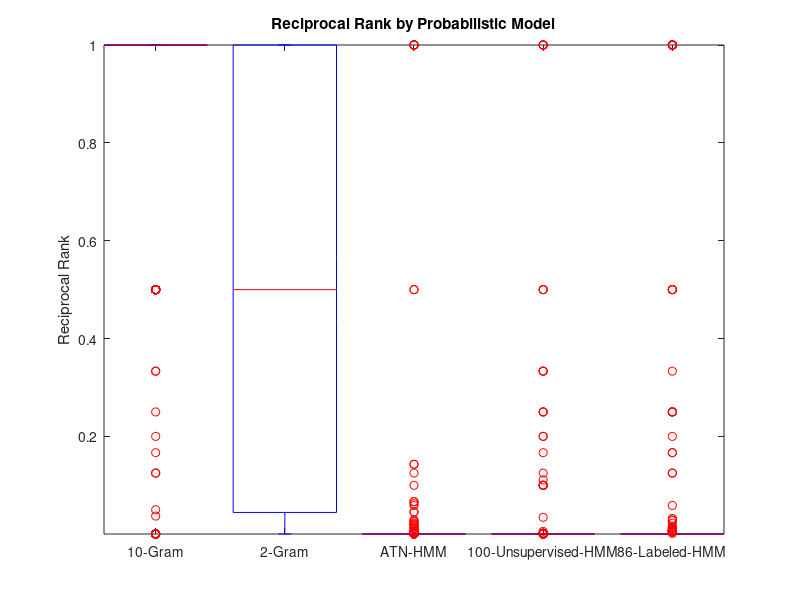

Source code (MATLAB):

% Octave requirements
% pkg install -forge io
% pkg install -forge statistics
pkg load statistics

% n10_gram found 506/522 true fixes (Mean Reciprocal Rank=0.91)
n10 = [1, 1, 1, 1, 1, 1, 1, 1, 2, 1, 2, 1, 1, 1, 1, 1, 1, 1, 1, 1, 1, 1, 1, 1, 1, 1, 1, 1, 1, 1, 1, 2, 1, 1, 1, 1, 1, 1, 1, 1, 1, 1, 1, 1, 1, 1, 2, 1, 1, 1, 1, 1, 1, 1, 1, 1, 1, 1, 1, 1, 1, 1, 1, 1, 1, 1, 2, 1, 1, 1, 1, 1, 1, 1, 1, 1, 1, 1, 1, 1, 2201, 1, 1, 1, 1, 1, 1, 1, 1, 1, 1, 1, 2201, 1, 1, 1, 1, 1, 1, 1, 1, 1, 1, 1, 1, 1, 1, 1, 1, 1, 1, 5, 1, 1, 1, 1, 1, 1, 1, 1, 1, 1, 1, 1, 1, 1, 2201, 1, 1, 8, 1, 1, 1, 1, 1, 1, 2, 1, 1, 1, 1, 1, 8, 1, 1, 1, 1, 1, 1, 2, 1, 1, 1, 1, 1, 1, 2, 2, 1, 1, 1, 1, 1, 2, 1, 1, 1, 1, 1, 1, 1, 1, 1, 1, 1, 20, 1, 2, 1, 1, 2201, 1, 1, 1, 1, 1, 1, 1, 1, 1, 1, 1, 1, 1, 2201, 2201, 2201, 1, 3, 1, 1, 1, 1, 1, 1, 1, 1, 1, 1, 1, 1, 1, 1, 1, 1, 2201, 1, 27, 2, 1, 1, 1, 1, 1, 2, 1, 1, 1, 1, 1, 1, 1, 2201, 1, 1, 1, 1, 2, 2201, 1, 1, 1, 1, 1, 1, 1, 1, 1, 1, 1, 1, 1, 1, 1, 1, 1, 1, 1, 1, 1, 1, 1, 1, 2, 2, 2, 1, 1, 1, 1, 1, 1, 1, 1, 1, 1, 1, 1, 1, 1, 1, 1, 1, 2, 2, 1, 1, 2201, 1, 1, 1, 1, 1, 1, 1, 1, 1, 1, 1, 1, 1, 1, 4, 1, 1, 1, 2201, 1, 1, 1, 1, 1, 1, 1, 2, 1, 2, 1, 1, 1, 3, 1, 1, 1, 1, 2, 1, 1, 1, 1, 1, 1, 1, 1, 1, 1, 1, 2, 1, 1, 1, 1, 2, 2201, 1, 1, 2, 2, 1, 1, 1, 1, 1, 1, 1, 1, 1, 1, 1, 1, 1, 1, 2, 1, 1, 2201, 1, 1, 1, 1, 2, 2, 1, 1, 1, 1, 1, 1, 1, 1, 1, 1, 1, 1, 1, 1, 1, 1, 1, 1, 2, 1, 6, 1, 1, 2201, 2, 1, 2, 1, 1, 1, 1, 1, 1, 2, 1, 2, 1, 1, 1, 1, 2, 1, 1, 1, 1, 1, 1, 1, 2, 1, 1, 1, 1, 1, 1, 1, 1, 1, 1, 1, 1, 1, 1, 1, 1, 1, 1, 2, 2201, 1, 1, 1, 1, 1, 1, 1, 1, 1, 1, 1, 1, 1, 2, 1, 1, 1, 1, 1, 1, 1, 1, 1, 1, 1, 1, 1, 2, 1, 2, 1, 1, 1, 1, 1, 1, 1, 1, 2, 1, 1, 2, 1, 1, 1, 1, 1, 1, 1, 1, 1, 1, 1, 1, 1, 1, 1, 1, 1, 1, 1, 2, 1, 1, 1, 1, 1, 2, 1, 1, 1, 1, 1, 1, 1, 1, 1, 1, 1, 1, 2];
% n2_gram found 422/522 true fixes (Mean Reciprocal Rank=0.58)
n2 = [2201, 9, 3, 2201, 81, 1, 1, 2201, 21, 1, 8, 2, 2201, 2201, 76, 1, 1, 1, 2201, 2, 2, 2, 1, 1, 2, 1, 33, 3, 2, 2, 1, 5, 1, 1, 1, 1, 1, 1, 2, 7, 2201, 17, 1, 2, 1, 1, 33, 2, 3, 1, 1, 24, 2201, 1, 1, 1, 1, 1, 1, 1, 2201, 1, 2, 1, 6, 1, 35, 21, 2, 2201, 1, 2201, 2201, 1, 1, 1, 1, 1, 1, 2201, 2201, 7, 1, 1, 48, 2, 2, 1, 1, 20, 2201, 1, 2201, 2201, 1, 1, 2201, 2201, 1, 1, 1, 2201, 2201, 4, 4, 1, 1, 1, 1, 4, 3, 53, 1, 1, 1, 29, 1, 2201, 1, 1, 2201, 2201, 2201, 1, 6, 2, 2201, 2201, 2, 2201, 25, 7, 1, 2201, 1, 1, 2, 1, 2, 1, 2, 5, 119, 1, 1, 1, 1, 1, 1, 4, 1, 1, 2201, 1, 1, 1, 2201, 2, 2201, 1, 1, 3, 2201, 3, 1, 1, 2201, 1, 1, 1, 1, 1, 2, 1, 1, 2201, 1, 2, 2201, 2201, 2201, 1, 8, 2201, 1, 2, 1, 1, 2, 1, 1, 1, 13, 2, 2201, 2201, 2201, 1, 9, 1, 1, 1, 2201, 2, 1, 3, 68, 161, 5, 1, 1, 1, 1, 23, 1, 2201, 1, 120, 16, 6, 2201, 3, 2201, 3, 5, 1, 1, 1, 2201, 1, 1, 1, 2201, 1, 2201, 1, 1, 96, 2201, 1, 1, 2201, 2, 1, 1, 1, 1, 1, 1, 2201, 2, 1, 1, 1, 2, 2, 2201, 1, 1, 1, 1, 2201, 1, 2, 28, 24, 114, 4, 1, 2091, 1, 1, 2201, 2, 1, 1, 2201, 1, 2201, 2201, 1, 1, 1, 33, 2, 1, 2201, 2201, 2201, 2201, 1, 2201, 1, 37, 1, 2201, 1, 2201, 1, 2, 2, 1, 1, 1, 1, 2, 2201, 2201, 1, 1, 2201, 9, 1, 1, 3, 1, 2, 1, 1, 3, 5, 1, 1, 2201, 3, 37, 2, 1, 1, 2201, 7, 13, 1, 1, 1, 13, 1, 2, 8, 1, 8, 1, 2201, 2201, 1, 2201, 2201, 2201, 1, 2201, 1, 1, 2, 1, 1, 1, 1, 1, 2, 1, 1, 1, 20, 1, 1, 2201, 8, 5, 5, 1, 2201, 2201, 2201, 1, 1, 1, 1, 1, 1, 1, 4, 1, 1, 2, 1, 1, 1, 1, 2201, 2201, 1, 1, 23, 2, 1, 178, 5, 1, 2, 1, 2, 1, 1, 4, 2201, 89, 1, 2, 1, 1, 1, 2201, 12, 1, 2201, 2, 1, 2201, 2, 7, 64, 2, 2201, 2, 25, 1, 2201, 1, 1, 1, 2, 2201, 1, 32, 20, 1, 1, 1, 1, 103, 2201, 1, 1, 2201, 1, 2201, 2201, 2, 2, 2, 2, 7, 1, 1, 27, 2201, 2201, 2201, 1, 1, 1, 1, 2, 9, 1, 1, 2, 1, 10, 2, 2, 2, 4, 2, 2, 1, 1, 1, 8, 2201, 1, 2201, 3, 1, 1, 2, 1, 2, 1, 4, 2, 2201, 1, 1, 1, 3, 2, 2, 1, 1, 2, 1, 2, 3, 3, 1, 4, 1, 2, 2, 36, 2, 3, 1, 21, 1, 1, 11, 1, 1, 1, 5];
% atn-hmm found 48/522 true fixes (Mean Reciprocal Rank=0.018)
atn = [2311, 968, 2311, 2311, 2311, 2311, 2311, 2311, 2311, 48, 2311, 2311, 2311, 2311, 2311, 2311, 2311, 2311, 2311, 2311, 2311, 2311, 2311, 2311, 2311, 7, 198, 2311, 2311, 2311, 2311, 2311, 2311, 2311, 2311, 2311, 2311, 2311, 2311, 2311, 190, 2311, 2311, 16, 2311, 2311, 2311, 2311, 2311, 2311, 2311, 2311, 2311, 2311, 2311, 2311, 22, 1, 34, 2311, 289, 2311, 2311, 2311, 54, 22, 2311, 2311, 2311, 2311, 2311, 2311, 2311, 2311, 2311, 2311, 2311, 2311, 2311, 2311, 2311, 2311, 2311, 2311, 2311, 79, 2311, 2311, 2311, 2311, 2311, 2311, 2311, 2311, 2311, 2311, 2311, 2311, 2311, 2311, 2311, 2311, 2311, 2311, 2311, 2311, 2311, 2311, 2311, 2311, 2311, 2311, 2311, 2311, 15, 2311, 2311, 2311, 2311, 2311, 2311, 1, 2311, 2311, 2311, 2311, 2311, 2311, 2311, 2311, 2311, 2311, 2311, 2311, 2311, 2311, 2311, 2311, 2311, 2311, 2311, 2311, 1343, 2311, 2311, 2311, 1, 2311, 2311, 2311, 2311, 2311, 2311, 2311, 871, 2311, 2311, 2311, 2311, 2311, 1114, 2311, 2311, 2311, 2311, 2311, 2311, 2311, 2311, 2311, 1, 2311, 2311, 2311, 2311, 2311, 2311, 2311, 2311, 2311, 2311, 2311, 2311, 2311, 2311, 2311, 2311, 2311, 2311, 2311, 2311, 2311, 1531, 2311, 2311, 2311, 2311, 2311, 2311, 2311, 2311, 137, 2311, 2311, 2311, 2311, 2311, 2311, 2311, 2311, 2311, 2311, 2311, 952, 62, 2311, 7, 2311, 2311, 2311, 2311, 2311, 2311, 2311, 2311, 2311, 2311, 975, 2311, 2311, 2311, 2311, 2311, 2311, 2311, 2311, 2311, 2311, 2311, 2311, 2311, 2311, 2311, 2311, 2311, 2311, 2311, 2311, 2311, 2311, 2, 2311, 2311, 8, 2311, 2311, 2311, 2311, 2311, 2311, 2311, 2311, 2311, 1485, 2311, 2311, 2311, 2311, 1, 2311, 2311, 226, 44, 2311, 2311, 2311, 2311, 2311, 2311, 1155, 2311, 2311, 1, 2311, 2311, 2311, 2311, 2311, 819, 2311, 2311, 2311, 2311, 2311, 2311, 2311, 2311, 2311, 2311, 2311, 2311, 2311, 2311, 2311, 2311, 2311, 2311, 2311, 2311, 2311, 2311, 2311, 2311, 2311, 206, 2311, 1242, 2311, 2311, 2311, 2311, 2311, 2311, 2311, 2311, 2311, 2311, 2311, 2311, 2311, 2311, 2311, 895, 2311, 2311, 178, 2311, 2311, 2311, 940, 52, 2311, 2311, 2311, 2311, 2311, 2311, 2311, 2311, 2311, 2311, 2311, 2311, 2311, 2311, 2311, 2311, 2311, 2311, 2311, 2, 2311, 2311, 2311, 2311, 2311, 2311, 2311, 2311, 2311, 2311, 2311, 2311, 2311, 2311, 2311, 2311, 2311, 2311, 2311, 2311, 2311, 2311, 2311, 2311, 2311, 2311, 2311, 2311, 2311, 2311, 2311, 2311, 2311, 707, 2311, 2311, 2311, 461, 2311, 2311, 2311, 2311, 2311, 2311, 2311, 2311, 2311, 2311, 2311, 2311, 10, 2311, 620, 2311, 2311, 2311, 2311, 2311, 2311, 2311, 880, 2311, 2311, 1900, 17, 2311, 2311, 2311, 2311, 2311, 2311, 2311, 2311, 2311, 2311, 86, 2311, 2311, 87, 2311, 2311, 2311, 2311, 2311, 2311, 2311, 2311, 2311, 2311, 2311, 2311, 2311, 2311, 2311, 2311, 2311, 2311, 2311, 39, 2311, 2311, 2311, 2311, 1, 2311, 1073, 2311, 2311, 2311, 2311, 2311, 2311, 2311, 2311, 2311, 2311, 2311, 2311, 2311, 2311, 2311, 2311, 2311, 2311, 2311, 2311, 2311, 2311, 2311, 2311, 2311, 2311, 15, 2311, 2311, 2311, 2311, 2311, 2311, 2311, 2311, 2311, 2311, 2311, 2311, 2311, 2311, 2311, 2311, 2311, 2311, 2311, 2311, 2311, 2311, 2311, 2311, 2311, 37, 2311, 2311];
% t100-hmm found 32/522 true fixes (Mean Reciprocal Rank=0.019)
t100 = [2311, 1968, 4, 2311, 2311, 2311, 2311, 2311, 2311, 2311, 2311, 2311, 2311, 2311, 2117, 2311, 2311, 2311, 2311, 2311, 2311, 2311, 10, 2311, 2311, 1816, 2311, 1401, 773, 2311, 2311, 2311, 2311, 2311, 2311, 2311, 2311, 10, 2311, 2311, 2311, 2311, 2311, 587, 4, 2311, 2096, 2311, 2311, 2311, 2311, 2311, 2311, 2311, 2311, 2311, 9, 2311, 2311, 2311, 2311, 2, 2311, 4, 6, 5, 2311, 2311, 1, 2311, 2311, 2311, 2311, 2311, 2311, 2311, 2311, 2311, 2311, 2311, 2311, 2311, 2311, 2311, 2311, 2311, 2311, 2311, 2311, 2311, 2311, 2311, 2311, 2311, 2311, 2311, 2311, 2311, 2311, 2311, 2311, 1215, 2311, 2311, 2311, 2311, 2311, 2311, 2311, 2311, 2311, 1995, 2311, 2311, 2311, 2090, 2311, 2311, 2311, 2311, 2311, 1, 2311, 2311, 2311, 2311, 2311, 2311, 2311, 2311, 2311, 2311, 2311, 2311, 2311, 2311, 2311, 2311, 2311, 2311, 1406, 2311, 2311, 2311, 2311, 2311, 2311, 2311, 2311, 2311, 2311, 2311, 2311, 2311, 10, 2311, 2311, 2311, 2311, 2311, 2311, 2311, 2311, 1220, 2311, 2311, 2311, 2311, 2311, 2311, 2311, 2311, 2311, 2311, 2311, 2311, 2311, 2311, 2311, 2311, 2311, 773, 2311, 2311, 2311, 2311, 2311, 2311, 2311, 2311, 2311, 2311, 2311, 2311, 2311, 2311, 2311, 2311, 2311, 2311, 2311, 2311, 2311, 2311, 2311, 2311, 2311, 2311, 2311, 2311, 2311, 2311, 2311, 1343, 3, 2311, 2311, 2311, 2311, 2311, 2311, 2311, 2311, 433, 2311, 2311, 2311, 2311, 2311, 2311, 2311, 2311, 2311, 2311, 2311, 2311, 2311, 2311, 2311, 2311, 2311, 2311, 2311, 2311, 2311, 2311, 2311, 2311, 2311, 2311, 5, 2311, 2311, 2, 2311, 2311, 2311, 2311, 2311, 2311, 2311, 2311, 2311, 1219, 2311, 2097, 2311, 2311, 2311, 2311, 2311, 2311, 1, 2311, 2311, 2311, 2, 2311, 2311, 2165, 2311, 2311, 2311, 2311, 2311, 2311, 2311, 2311, 2311, 2311, 2311, 2311, 2311, 2311, 2311, 2311, 2311, 1306, 2311, 2311, 2311, 2311, 2311, 2311, 2311, 2311, 2311, 2311, 2311, 2311, 2311, 2311, 2311, 919, 2311, 2311, 2311, 2311, 2311, 2311, 2311, 2311, 2311, 2311, 2311, 2311, 2311, 2311, 2311, 2311, 2311, 2311, 2311, 2311, 2311, 2311, 2311, 2311, 2311, 2311, 2311, 2311, 2311, 2311, 2311, 2311, 2311, 2311, 2311, 2311, 2311, 2311, 2311, 2311, 3, 2311, 2311, 2311, 2311, 2311, 3, 2311, 2311, 2311, 1, 2311, 2311, 2311, 2311, 2311, 2311, 2311, 2311, 2311, 2311, 2311, 2311, 2311, 2311, 2311, 2311, 29, 8, 2311, 2311, 2311, 2311, 10, 2311, 2311, 2311, 2311, 2311, 2311, 2311, 2311, 2311, 2311, 1220, 2311, 2311, 2311, 2311, 2311, 1302, 2311, 2311, 2311, 2311, 2311, 2311, 2311, 2311, 2311, 1967, 2311, 2311, 2311, 2311, 2311, 2311, 1965, 2311, 2311, 2091, 2311, 2311, 2311, 486, 2311, 2311, 2311, 2311, 2311, 2311, 2311, 2311, 2311, 2311, 1221, 2311, 2311, 2311, 2311, 2311, 2311, 2311, 2311, 2311, 2311, 2311, 2311, 2311, 2311, 2311, 2311, 2311, 2311, 2311, 2311, 1, 2311, 2311, 2311, 2311, 2311, 1961, 2311, 2311, 2311, 2311, 2311, 2311, 2311, 2311, 2311, 2311, 2311, 2311, 2311, 2311, 10, 2311, 2311, 2311, 2311, 2311, 2311, 2311, 2311, 2311, 2311, 2311, 2311, 2311, 2311, 2311, 2311, 2311, 2311, 2311, 2311, 2311, 2311, 2311, 2311, 2311, 2311, 2311, 2311, 2311, 2311, 2311, 2311, 2311, 2311, 2311, 2311, 2311, 170, 2311, 2311];
% tsmooth-hmm found 50/522 true fixes (Mean Reciprocal Rank=0.029)
tlabeled = [2311, 2311, 2311, 2311, 2311, 2311, 2311, 2311, 2311, 2311, 2311, 2311, 2311, 2311, 2311, 2311, 2311, 2311, 2311, 2311, 2311, 2311, 1, 2311, 2311, 551, 2311, 140, 2, 17, 2311, 2311, 2311, 2311, 2311, 2311, 77, 2311, 2311, 124, 2311, 2311, 2311, 2311, 2311, 2311, 2311, 2311, 36, 2311, 2311, 2311, 2311, 2311, 2311, 2, 2311, 2311, 1, 2311, 2311, 1, 2311, 1, 118, 2311, 2311, 2311, 2311, 2311, 2311, 2311, 2311, 2311, 2311, 2311, 2311, 2311, 2311, 2311, 2311, 2311, 2311, 2311, 2311, 2311, 2311, 2311, 2311, 2311, 2311, 2311, 2311, 2311, 2311, 2311, 2311, 2311, 2311, 2311, 2311, 2311, 2311, 2311, 2311, 2311, 2311, 2311, 2311, 2311, 2311, 2311, 2311, 2311, 2311, 2311, 123, 2311, 2311, 2311, 2311, 2311, 2311, 2311, 2311, 2311, 2311, 2311, 2311, 2311, 2311, 2311, 2311, 2311, 2311, 2311, 2311, 2311, 2311, 1, 2311, 2311, 2311, 2311, 2311, 2311, 2311, 2311, 6, 2311, 2311, 2311, 2311, 2311, 1, 2311, 2311, 2311, 2311, 2311, 2311, 2311, 5, 31, 2311, 2311, 2311, 2311, 2311, 2311, 2311, 2311, 2311, 2311, 2311, 2311, 2311, 34, 2311, 2311, 2311, 2311, 2311, 2311, 2311, 2311, 2311, 2311, 2311, 4, 2311, 2311, 2311, 2311, 2311, 2311, 2311, 2311, 2311, 2311, 2311, 2311, 2311, 2311, 2311, 65, 2311, 2311, 2311, 2311, 2311, 2311, 2311, 2311, 2311, 2311, 2311, 2311, 6, 2311, 2311, 2311, 2311, 2311, 2311, 2311, 2311, 2311, 2311, 2311, 2311, 2311, 2311, 2311, 2311, 2311, 2311, 2311, 2311, 2311, 2311, 2311, 2311, 2311, 2311, 2311, 2311, 2311, 2311, 2311, 1, 2311, 2311, 2311, 2311, 2311, 2311, 2311, 2311, 2311, 2311, 2311, 2311, 187, 2311, 2311, 2311, 2311, 2311, 2311, 2311, 2311, 2311, 4, 2311, 2311, 2311, 2311, 2311, 2311, 1, 2311, 2311, 2311, 2311, 2311, 2311, 2311, 200, 2311, 2311, 2311, 2311, 2311, 2311, 2311, 2311, 161, 2311, 2311, 2311, 44, 226, 2311, 2311, 2311, 2311, 2311, 2311, 2311, 2311, 92, 2311, 2311, 2311, 2311, 182, 2311, 2311, 2311, 2311, 2311, 2311, 2311, 2311, 2311, 2311, 2311, 2311, 2311, 2311, 117, 3, 2311, 2311, 74, 2311, 2311, 2311, 2311, 2311, 2311, 2311, 2311, 2311, 2311, 4, 2311, 2311, 2311, 2311, 2311, 2311, 2311, 2311, 2311, 2311, 2311, 2311, 2311, 2, 2311, 2311, 2311, 2, 2311, 2311, 2311, 2311, 2311, 2311, 2311, 2311, 2311, 2311, 108, 2311, 2311, 2311, 2311, 2311, 2, 2311, 2311, 2311, 2311, 2311, 2311, 2311, 2311, 2311, 2311, 2311, 2311, 2311, 2311, 2311, 2311, 2311, 2311, 2311, 2311, 2311, 2311, 177, 2311, 2311, 2311, 2311, 2311, 8, 2311, 2311, 2311, 2311, 2311, 2311, 2311, 4, 2311, 2311, 2311, 2311, 2311, 229, 2311, 2311, 2311, 2311, 2311, 2311, 2311, 2311, 2311, 2311, 2311, 2311, 2311, 2311, 164, 2311, 2311, 2311, 2311, 2311, 2311, 2311, 2311, 2311, 2311, 2311, 2311, 2311, 2311, 2311, 2311, 2311, 2311, 2311, 2311, 2311, 2311, 2311, 2311, 2311, 1, 2311, 2311, 2311, 2311, 2311, 2311, 2311, 2311, 2311, 2311, 2311, 2311, 2311, 2311, 2311, 2311, 2311, 2311, 2311, 2311, 2311, 2311, 2311, 2311, 2311, 2311, 2311, 2311, 1, 2311, 2311, 8, 2311, 2311, 2311, 2311, 2311, 2311, 2311, 2311, 2311, 2311, 2311, 2311, 2311, 2311, 2311, 2311, 2311, 2311, 2311, 2311, 2311, 2311, 2311, 161];


reciprocal_ranks = [
    1 ./ n10;
    1 ./ n2;
    1 ./ atn;
    1 ./ t100;
    1 ./ tlabeled;
];

model_name = {
    "10-Gram",
    "2-Gram",
    "ATN-HMM",
    "100-Unsupervised-HMM",
    "86-Labeled-HMM"
};

mean(reciprocal_ranks, 2)

clf;
b = boxplot(reciprocal_ranks');
%h = violin(reciprocal_ranks');

set(gca, 'xtick', [1:5], 'xticklabel', model_name);
title("Reciprocal Rank by Probabilistic Model");
ylabel("Reciprocal Rank");
axis tight;
